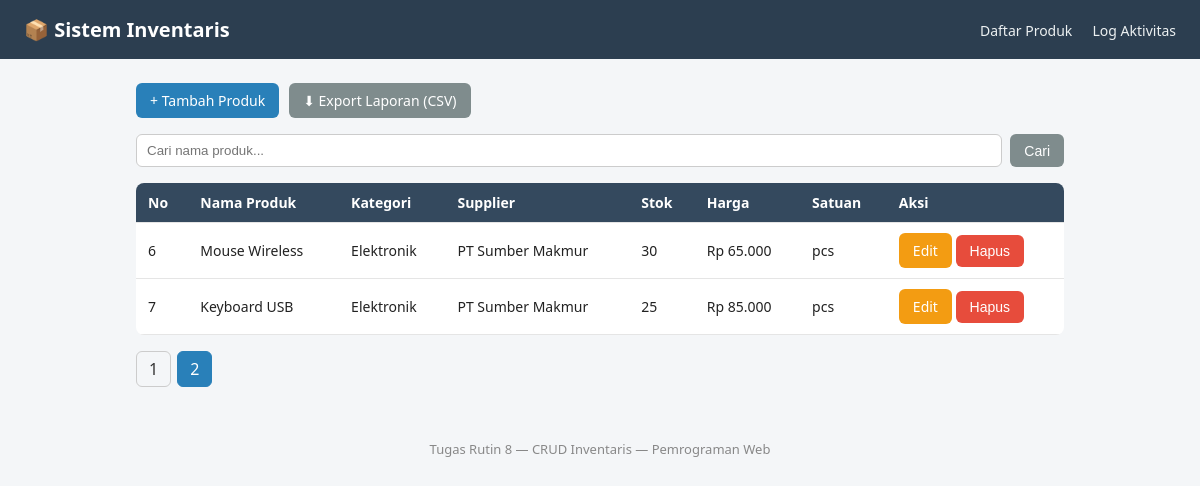
The app's page /index.php?halaman=2 with its own data.
### tables this page shows
CREATE TABLE IF NOT EXISTS produk (
    id_produk INT AUTO_INCREMENT PRIMARY KEY,
    nama_produk VARCHAR(100) NOT NULL,
    id_kategori INT NOT NULL,
    id_supplier INT NOT NULL,
    stok INT NOT NULL DEFAULT 0,
    harga DECIMAL(12,2) NOT NULL DEFAULT 0,
    satuan VARCHAR(20) NOT NULL DEFAULT 'pcs',
    FOREIGN KEY (id_kategori) REFERENCES kategori(id_kategori),
    FOREIGN KEY (id_supplier) REFERENCES supplier(id_supplier)
);

CREATE TABLE IF NOT EXISTS kategori (
    id_kategori INT AUTO_INCREMENT PRIMARY KEY,
    nama_kategori VARCHAR(50) NOT NULL
);

CREATE TABLE IF NOT EXISTS supplier (
    id_supplier INT AUTO_INCREMENT PRIMARY KEY,
    nama_supplier VARCHAR(100) NOT NULL,
    kontak VARCHAR(50),
    alamat VARCHAR(150)
);

### index.php (the view, shortened to what this page needs)
<?php
require 'includes/header.php';
$pdo = Database::getInstance()->getConnection();
$search = isset($_GET['search']) ? trim($_GET['search']) : '';
$dataPerHalaman = 5;
$halamanSekarang = isset($_GET['halaman']) ? (int) $_GET['halaman'] : 1;
$offset = ($halamanSekarang - 1) * $dataPerHalaman;
$sqlTotal = "SELECT COUNT(*) AS total FROM produk WHERE nama_produk LIKE :search";
$stmtTotal = $pdo->prepare($sqlTotal);
$stmtTotal->bindValue(':search', "%{$search}%", PDO::PARAM_STR);
$stmtTotal->execute();
$totalData = (int) $stmtTotal->fetch()['total'];
$totalHalaman = (int) ceil($totalData / $dataPerHalaman);
$sql = "SELECT p.id_produk, p.nama_produk, k.nama_kategori, s.nama_supplier,
               p.stok, p.harga, p.satuan
        FROM produk p
        JOIN kategori k ON p.id_kategori = k.id_kategori
        JOIN supplier s ON p.id_supplier = s.id_supplier
        WHERE p.nama_produk LIKE :search
        ORDER BY p.id_produk DESC
        LIMIT :limit OFFSET :offset";
$stmt = $pdo->prepare($sql);
$stmt->bindValue(':search', "%{$search}%", PDO::PARAM_STR);
$stmt->bindValue(':limit', $dataPerHalaman, PDO::PARAM_INT);
$stmt->bindValue(':offset', $offset, PDO::PARAM_INT);
$stmt->execute();
$daftarProduk = $stmt->fetchAll();
?>
<div class="page-actions">
    <a href="create.php" class="btn btn-primary">+ Tambah Produk</a>
    <a href="export.php<?= $search !== '' ? '?search=' . urlencode($search) : '' ?>" class="btn btn-secondary">⬇ Export Laporan (CSV)</a>
</div>
<form method="GET" action="index.php" class="search-form">
    <input type="text" name="search" placeholder="Cari nama produk..." value="<?= htmlspecialchars($search) ?>">
    <button type="submit" class="btn btn-secondary">Cari</button>
</form>
<table class="data-table">
    <thead>
        <tr>
            <th>No</th>
            <th>Nama Produk</th>
            <th>Kategori</th>
            <th>Supplier</th>
            <th>Stok</th>
            <th>Harga</th>
            <th>Satuan</th>
            <th>Aksi</th>
        </tr>
    </thead>
    <tbody>
        <?php if (empty($daftarProduk)): ?>
            <tr>
                <td colspan="8" class="empty-state">
                    <?= $search !== '' ? 'Tidak ada produk yang cocok dengan pencarian.' : 'Belum ada data produk.' ?>
                </td>
            </tr>
        <?php else: ?>
            <?php $no = $offset + 1; ?>
            <?php foreach ($daftarProduk as $produk): ?>
                <tr>
                    <td><?= $no++ ?></td>
                    <td><?= htmlspecialchars($produk['nama_produk']) ?></td>
                    <td><?= htmlspecialchars($produk['nama_kategori']) ?></td>
                    <td><?= htmlspecialchars($produk['nama_supplier']) ?></td>
                    <td><?= htmlspecialchars((string) $produk['stok']) ?></td>
                    <td>Rp <?= number_format((float) $produk['harga'], 0, ',', '.') ?></td>
                    <td><?= htmlspecialchars($produk['satuan']) ?></td>
                    <td class="aksi">
                        <a href="edit.php?id=<?= (int) $produk['id_produk'] ?>" class="btn btn-edit">Edit</a>
                        <form method="POST" action="delete.php"
                              onsubmit="return confirm('Yakin ingin menghapus produk ini? Data yang sudah dihapus tidak bisa dikembalikan.');">
                            <button type="submit" class="btn btn-delete">Hapus</button>
                        </form>
                    </td>
                </tr>
            <?php endforeach; ?>
        <?php endif; ?>
    </tbody>
</table>
<?php if ($totalHalaman > 1): ?>
    <div class="pagination">
        <?php for ($i = 1; $i <= $totalHalaman; $i++): ?>
            <a href="index.php?halaman=<?= $i ?><?= $search !== '' ? '&search=' . urlencode($search) : '' ?>"
               class="<?= $i === $halamanSekarang ? 'active' : '' ?>"><?= $i ?></a>
        <?php endfor; ?>
    </div>
<?php endif; ?>
<?php require 'includes/footer.php'; ?>

### assets/style.css (style rules this page uses)
* { box-sizing: border-box; }
body { margin: 0; font-family: "Segoe UI", Arial, sans-serif; background-color: #f4f6f8; color: #222; }
.btn { display: inline-block; padding: 8px 14px; border-radius: 6px; text-decoration: none; font-size: 14px; border: none; cursor: pointer; }
.btn-primary { background-color: #2980b9; color: #fff; }
.btn-secondary { background-color: #7f8c8d; color: #fff; }
.btn-edit { background-color: #f39c12; color: #fff; }
.btn-delete { background-color: #e74c3c; color: #fff; }
.page-actions { display: flex; gap: 10px; margin-bottom: 16px; flex-wrap: wrap; }
.search-form { display: flex; gap: 8px; margin-bottom: 16px; flex-wrap: wrap; }
.search-form input[type="text"] { flex: 1; min-width: 200px; padding: 8px 10px; border: 1px solid #ccc; border-radius: 6px; }
.data-table { width: 100%; border-collapse: collapse; background: #fff; border-radius: 8px; overflow: hidden; }
.data-table th, .data-table td { padding: 10px 12px; text-align: left; border-bottom: 1px solid #e5e5e5; font-size: 14px; }
.data-table th { background-color: #34495e; color: #fff; }
.aksi { white-space: nowrap; }
.aksi form { display: inline; }
.pagination { margin-top: 16px; display: flex; gap: 6px; }
.pagination a { padding: 6px 12px; border: 1px solid #ccc; border-radius: 6px; text-decoration: none; color: #333; }
.pagination a.active { background-color: #2980b9; color: #fff; border-color: #2980b9; }

### records on screen
produk: nama_produk "Mouse Wireless", id_kategori.nama_kategori "Elektronik", id_supplier.nama_supplier "PT Sumber Makmur", stok "30", harga "65.000", satuan "pcs"
produk: nama_produk "Keyboard USB", id_kategori.nama_kategori "Elektronik", id_supplier.nama_supplier "PT Sumber Makmur", stok "25", harga "85.000", satuan "pcs"
